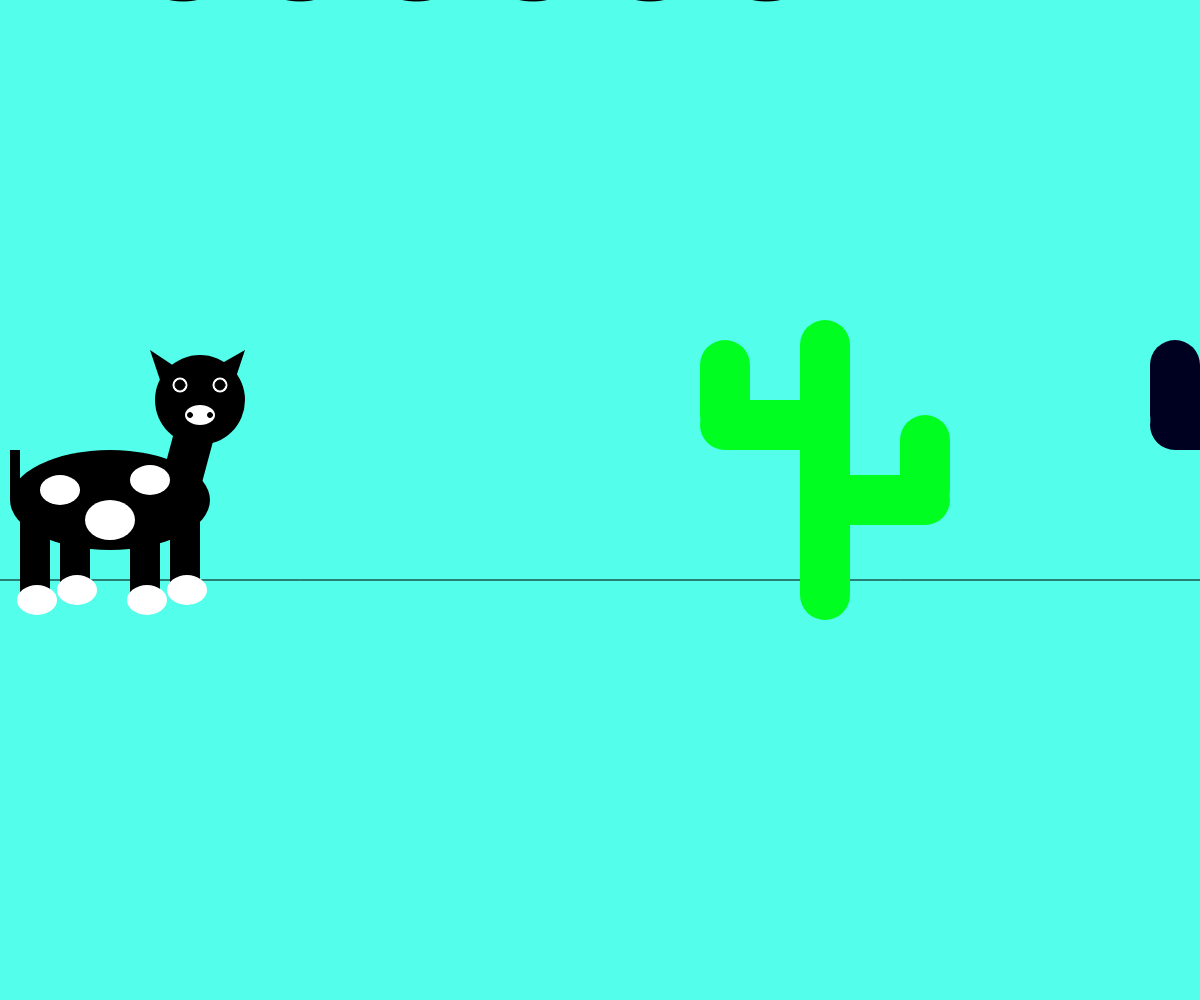
Frame 1 (no input)
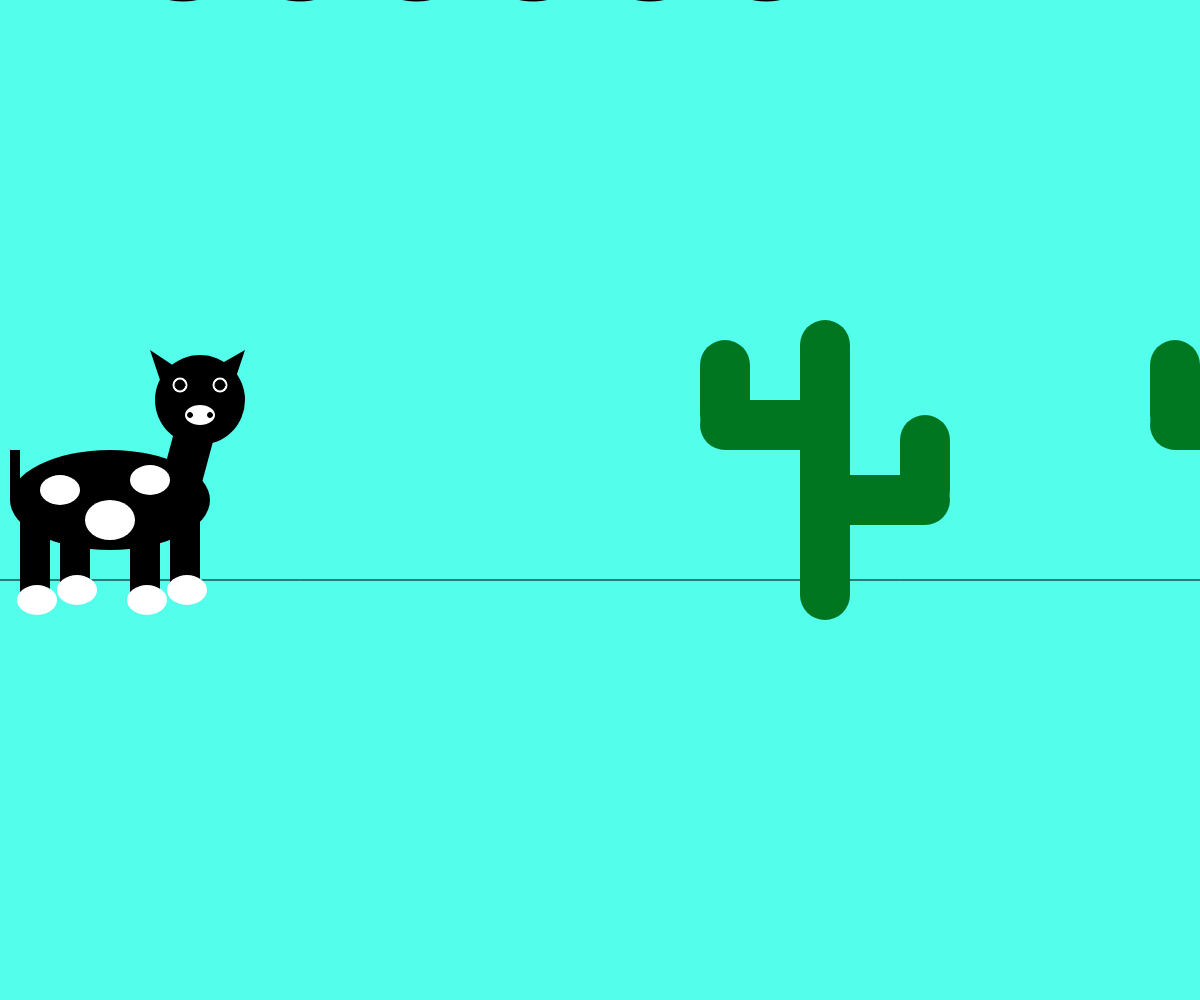
Frame 60 (no input)
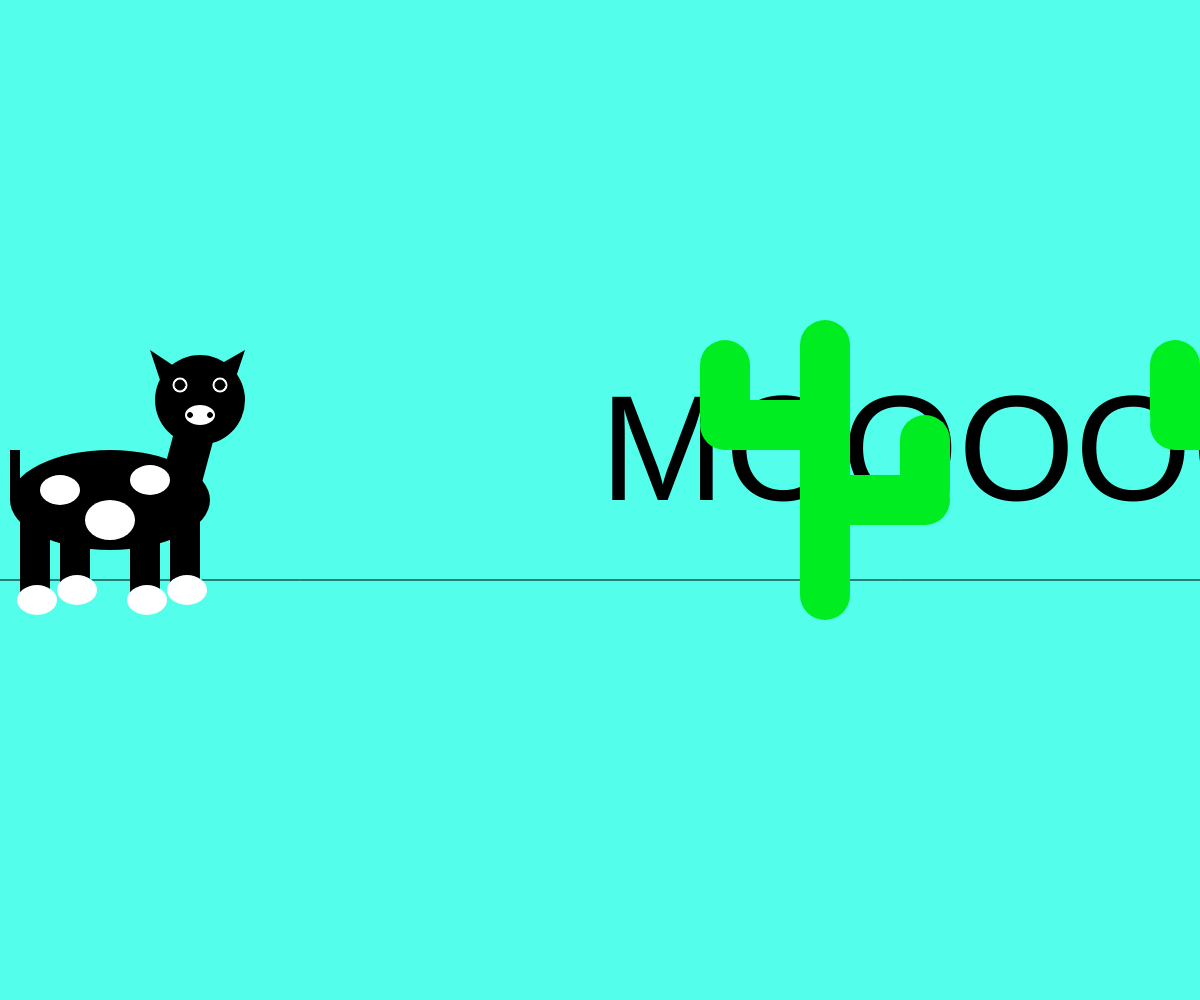
Frame 120 (the mouse pressed at the canvas centre since frame 60)

The p5.js sketch that drew these frames (run headless with seeded random() and noise() and a simulated clock; from frame 60 on, the mouse is pressed at the canvas centre):

// p5.js sketch
// ── sketch.js
// making of the cow

// CREATED A VARIABLE THAT IS VERY DIFFICULT TO WORK WITH
var cow = 'MOOOOOO';

//declare that 30 is the rounded corners of cacti
var cactus = '30';

//declare color for cacti
var green_val = '255';

function setup(){
  createCanvas( windowWidth, windowHeight );
  frameRate(40);
    angleMode(DEGREES);

}

function draw(){
  background( 'rgb(83, 255, 234)' );
  //text to move with cursor
  //don't forget to move this so the mooo goes behind the cow
push();
  textSize(150);
  fill('black');
  // translate( mouseX, mouseY );
  // didn't need that piece, it just
  // helped me figure everything out
  text( cow , mouseX, mouseY );
pop();


// ********************************
//line behind the cow
push();
  line(0, 580, windowWidth, 580 );
pop();
// ********************************



// ********************************
// cactus that changes color over time
push();
  fill( 0, green_val, 33 );
  //following the example online
  green_val = green_val + 1;
  green_val = green_val % 255;
  // fill( 'rgb(0, 70, 33)' );
  noStroke();
  //main
  rect( 800, 320, 50, 300, cactus );
  //right horizontal
  rect( 800, 475, 150, 50, cactus );
  //left horizontal
  rect( 700, 400, 150, 50, cactus );
  //left vertical
  rect( 700, 340, 50, 100, cactus );
  //right vertical
  rect( 900, 415, 50, 100, cactus );
pop();

// second cactus to change color
push();
  fill( 0, green_val, 33 );
  //doing the same as the other
  green_val = green_val + 1;
  green_val = green_val % 255;
  // fill('rgb(0, 70, 33)');
  noStroke();
  //main
  rect( 1250, 320, 50, 300, cactus );
  //right horizontal
  rect( 1250, 475, 150, 50, cactus );
  //left horizontal
  rect( 1150, 400, 150, 50, cactus );
  //left vertical
  rect( 1150, 340, 50, 100, cactus );
  //right vertical
  rect( 1350, 415, 50, 100, cactus );
  pop();
// *******************************



// *******************************
  // creating the cow

  // creating the NECK
  push();
    fill( 'black' );
    noStroke();
    rotate( 15 );
    rect( 280, 350, 40, 100 );
  pop();
// **************************
  // creating the legs
  push();
  fill( 'black' );
  noStroke();
  //left most leg
  rect( 20, 500, 30, 100 );
  //next from left
  rect( 60, 490, 30, 100 );
  //next from left
  rect( 130, 500, 30, 100 );
  //right most leg
  rect( 170, 490, 30, 100 );
  pop();
// ***************************
  //creating the feet
  push();
  fill( 'white' );
  noStroke();
  //left most foot
  ellipse( 37, 600, 40, 30 );
  //next from left
  ellipse( 77, 590, 40, 30 );
  //next from left
  ellipse( 147, 600, 40, 30 );
  //right most foot
  ellipse( 187, 590, 40, 30 );
  pop();
// ***************************
  // creating the BODY
  push();
    fill( 'black' );
    noStroke();
  ellipse( 110, 500, 200, 100 );
  pop();

  //circles for the BODY
  push();
    fill('white');
    noStroke();
    ellipse( 60, 490, 40, 30 );
    ellipse( 110, 520, 50, 40 );
    ellipse( 150, 480, 40, 30 );
  pop();
// **************************
  //creating the HEAD
  push();
    fill( 'black' );
    noStroke();
  ellipse( 200, 400, 90, 90 );
  pop();
// **************************

  //creating the tail
  push();
    fill( 'black' );
    noStroke();
  rect( 10, 450, 10, 50 );
  pop();
// ***************************

  //making the face
  //creating the ears
  push();
    fill( 'black' );
    noStroke();
    //left ear
  triangle( 150, 350, 180, 370, 160, 380 );
    //right ear
  triangle( 245, 350, 235, 380, 210, 370 );
  pop();

  //the rest of the face
  push();
    fill('white');
    noStroke();
  //left eye
  ellipse( 180, 385, 15, 15 );
  //right eye
  ellipse( 220, 385, 15, 15 );
  //nose
  ellipse( 200, 415, 30, 20 );
  pop();

  //eye pupil
  push();
    fill('black');
  ellipse( 180, 385, 10, 10 );
  ellipse( 220, 385, 10, 10 );
  //nose holes
  ellipse( 190, 415, 5, 5 );
  ellipse( 210, 415, 5, 5 );
  pop();
// ********************************
}
